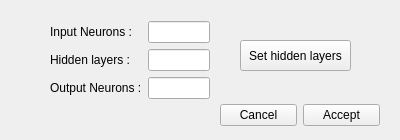
<?xml version="1.0" encoding="UTF-8"?>
<ui version="4.0">
 <class>netParametersWindow</class>
 <widget class="QWidget" name="netParametersWindow">
  <property name="geometry">
   <rect>
    <x>0</x>
    <y>0</y>
    <width>400</width>
    <height>140</height>
   </rect>
  </property>
  <property name="windowTitle">
   <string>Form</string>
  </property>
  <widget class="QWidget" name="gridLayoutWidget">
   <property name="geometry">
    <rect>
     <x>50</x>
     <y>20</y>
     <width>160</width>
     <height>80</height>
    </rect>
   </property>
   <layout class="QGridLayout" name="gridLayout">
    <item row="0" column="2">
     <layout class="QVBoxLayout" name="verticalLayout_2">
      <item>
       <widget class="QLineEdit" name="lineEdit_1"/>
      </item>
      <item>
       <widget class="QLineEdit" name="lineEdit_2"/>
      </item>
      <item>
       <widget class="QLineEdit" name="lineEdit_3"/>
      </item>
     </layout>
    </item>
    <item row="0" column="1">
     <layout class="QVBoxLayout" name="verticalLayout">
      <item>
       <widget class="QLabel" name="label">
        <property name="text">
         <string>Input Neurons :</string>
        </property>
       </widget>
      </item>
      <item>
       <widget class="QLabel" name="label_3">
        <property name="text">
         <string>Hidden layers :</string>
        </property>
       </widget>
      </item>
      <item>
       <widget class="QLabel" name="label_2">
        <property name="text">
         <string>Output Neurons :</string>
        </property>
       </widget>
      </item>
     </layout>
    </item>
   </layout>
  </widget>
  <widget class="QPushButton" name="setHiddenLayersbutton">
   <property name="geometry">
    <rect>
     <x>240</x>
     <y>40</y>
     <width>111</width>
     <height>31</height>
    </rect>
   </property>
   <property name="text">
    <string>Set hidden layers</string>
   </property>
  </widget>
  <widget class="QWidget" name="horizontalLayoutWidget">
   <property name="geometry">
    <rect>
     <x>220</x>
     <y>100</y>
     <width>160</width>
     <height>31</height>
    </rect>
   </property>
   <layout class="QHBoxLayout" name="horizontalLayout">
    <item>
     <widget class="QPushButton" name="cancelButton">
      <property name="text">
       <string>Cancel</string>
      </property>
     </widget>
    </item>
    <item>
     <widget class="QPushButton" name="acceptButton">
      <property name="text">
       <string>Accept</string>
      </property>
     </widget>
    </item>
   </layout>
  </widget>
 </widget>
 <resources/>
 <connections/>
</ui>
